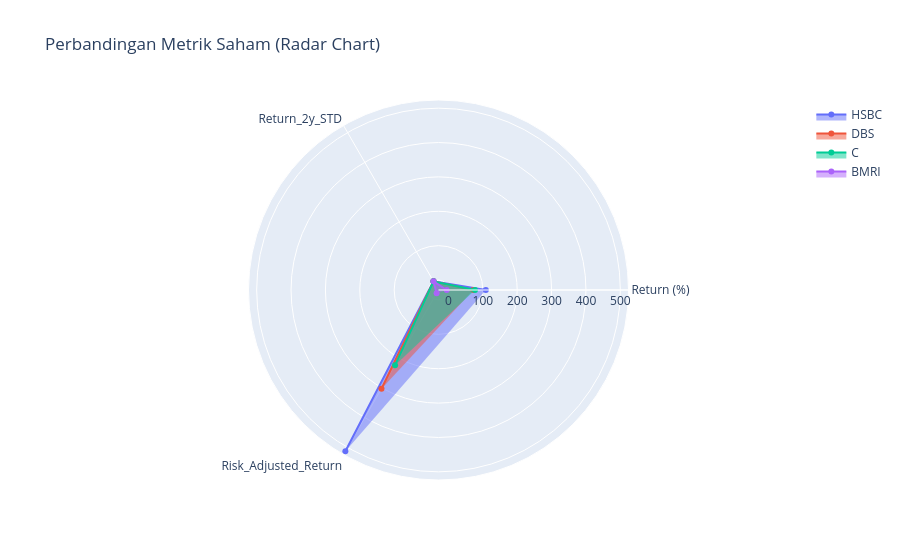

The notebook cell this image was saved under:
### Code cell
categories = ['Return (%)', 'Return_2y_STD', 'Risk_Adjusted_Return']
radar_df = simulasi_sorted.copy()
radar_df.set_index('Saham', inplace=True)

fig_radar = go.Figure()
for saham in radar_df.index:
    fig_radar.add_trace(go.Scatterpolar(
        r=radar_df.loc[saham, categories].values,
        theta=categories,
        fill='toself',
        name=saham
    ))
fig_radar.update_layout(
    polar=dict(radialaxis=dict(visible=True)),
    title="Perbandingan Metrik Saham (Radar Chart)",
    showlegend=True
)
fig_radar.show()

### Figure 1 — Plotly figure (JSON) as saved in the notebook; plotly's stock layout.template omitted (floating-point values rounded to 4 significant figures)
{"data": [{"fill": "toself", "name": "HSBC", "r": [108.8, 0.2121, 512.8], "theta": ["Return (%)", "Return_2y_STD", "Risk_Adjusted_Return"], "type": "scatterpolar"}, {"fill": "toself", "name": "DBS", "r": [72.43, 0.2393, 302.7], "theta": ["Return (%)", "Return_2y_STD", "Risk_Adjusted_Return"], "type": "scatterpolar"}, {"fill": "toself", "name": "C", "r": [77.29, 0.3456, 223.6], "theta": ["Return (%)", "Return_2y_STD", "Risk_Adjusted_Return"], "type": "scatterpolar"}, {"fill": "toself", "name": "BMRI", "r": [-5.07, 0.2818, -17.99], "theta": ["Return (%)", "Return_2y_STD", "Risk_Adjusted_Return"], "type": "scatterpolar"}], "layout": {"polar": {"radialaxis": {"visible": true}}, "showlegend": true, "title": {"text": "Perbandingan Metrik Saham (Radar Chart)"}}}
